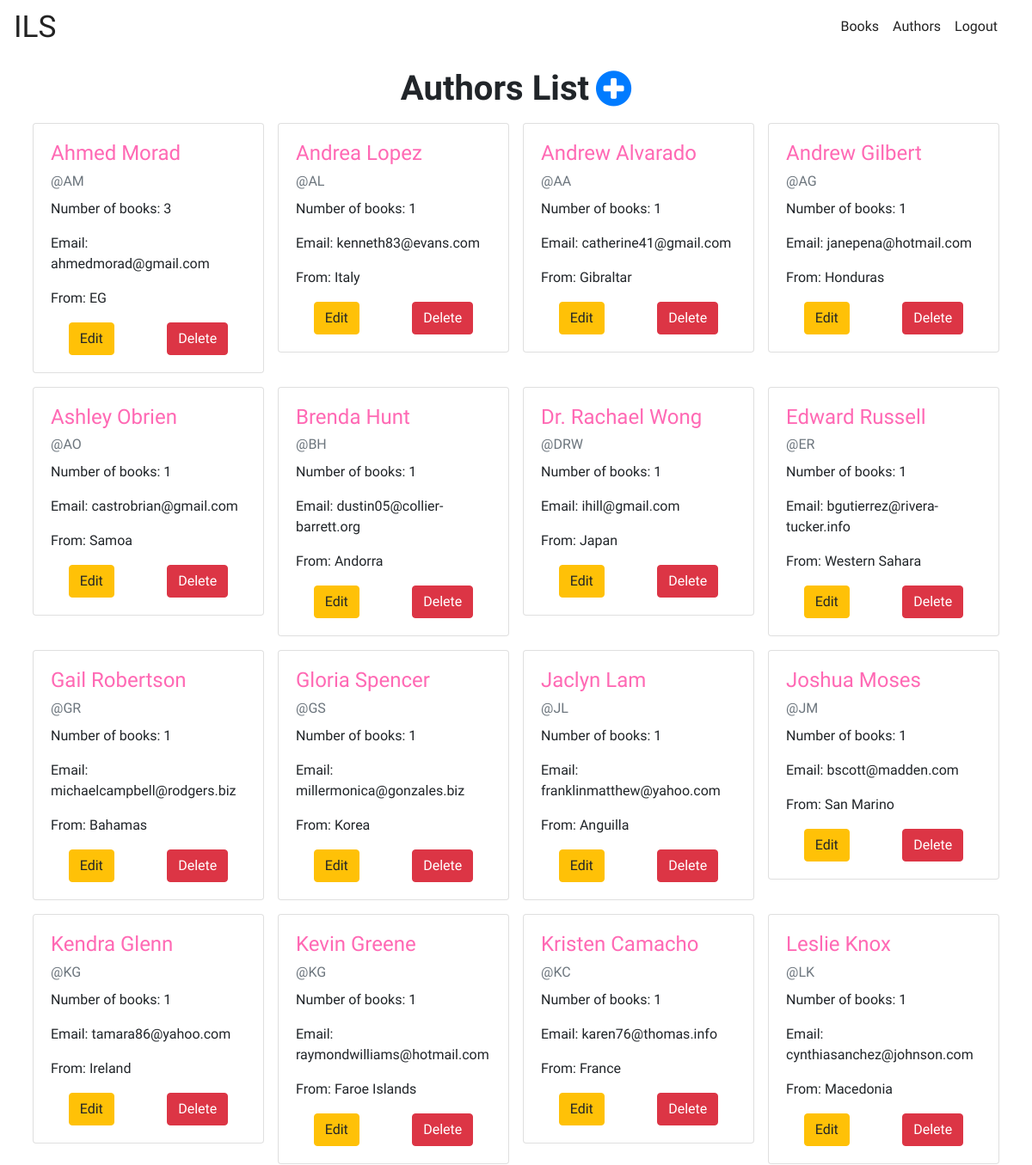
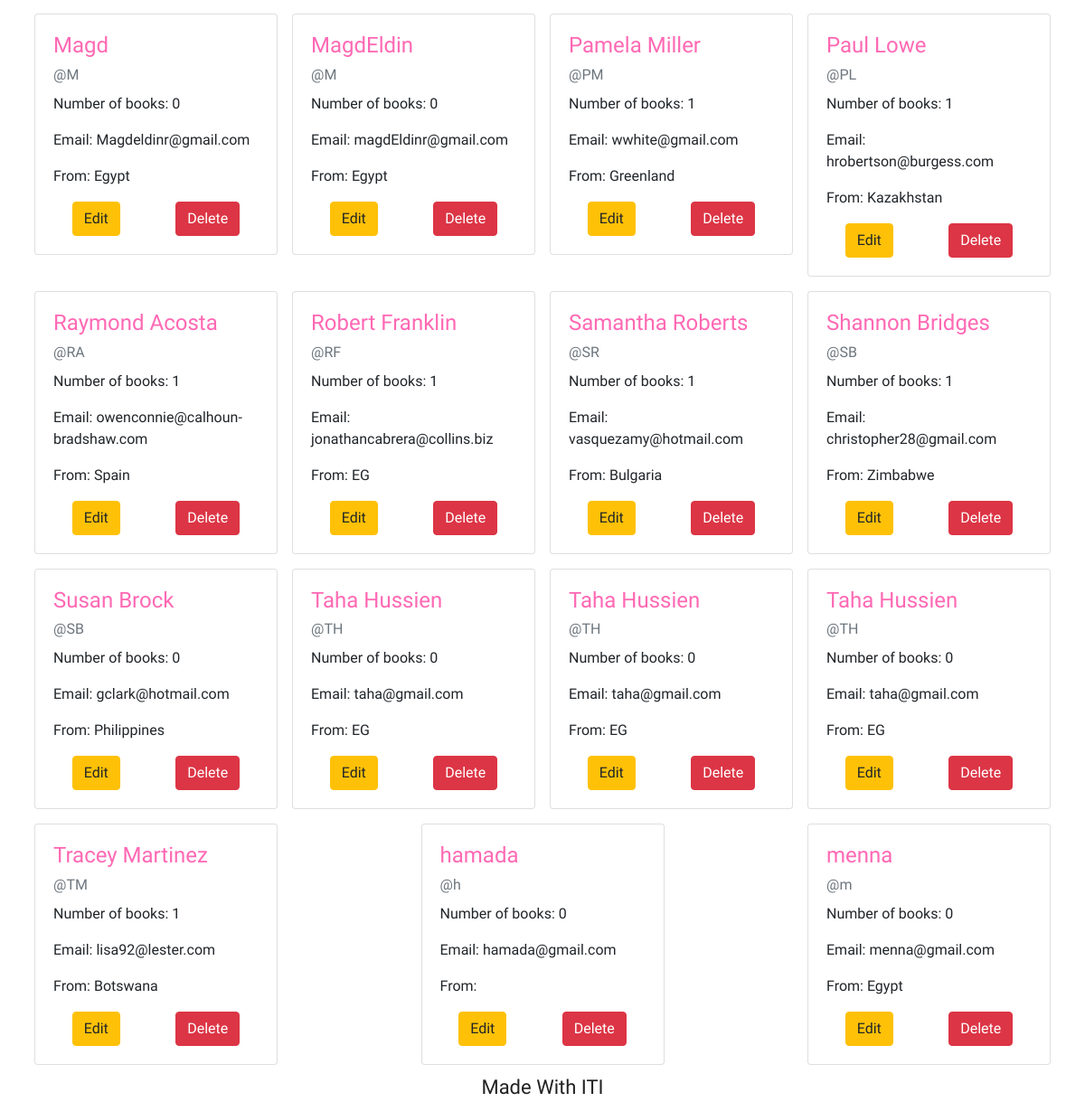
Page /author/author_list (signed in) on the committed database (2 pictures, top to bottom).
### Author/models.py (models this page shows, shortened)
class Author(models.Model):
    name = models.CharField(max_length=128)
    email = models.CharField(max_length=128)
    nationallity = CountryField()

### Author/views.py (the view)
# urls.py: path('author_list', views.AuthorListView.as_view(), name='author_list'),
class AuthorListView(generic.ListView):
    model = Author
    template_name = 'Author/author_list.html'
    def get_context_data(self, **kwargs):
        context = super().get_context_data(**kwargs)
        authors = Author.objects.all().order_by('name')
        tags = []
        for a in authors:
            name_list = a.name.split()
            tag = ""
            for word in name_list:
                tag += word[0]
            tags.append(tag)
        context["tags"] = tags
        return context
    queryset = Author.objects.all().order_by('name')

### Author/templatetags/get_by_index.py (called while the page is built)
@register.filter
def get_by_index(list, index):
    return list[index]

### Author/templates/Author/author_list.html
{% extends 'base.html' %}
{% load static %}
{% load get_by_index %}
{% block extraheading %}
    <link rel="stylesheet" href=" {% static 'css/author.css' %}">
{% endblock extraheading %}
{% block content %}
    <div class="d-flex justify-content-around">
        <div class="row">
            <h1 style="font-weight: bold;" class="yeseva mr-2 ">Authors List</h1>
            {% if perms.Author.add_author %}
                <a href="{% url 'author:author_add' %}"><i class="fa fa-3x fa-plus-circle" aria-hidden="true"></i></a>
            {% endif %}
        </div>
    </div>
    <div class="row d-flex justify-content-between">
        {% for a in author_list %}
            <div class="col-md-3 col-12 p-2">
                <div class="card">
                    <div class="card-body">
                        <a href="{% url 'author:author_details' pk=a.pk %}" class="authorLink"><h4 class="card-title">{{ a.name }}</h4></a>
                        <p class="card-subtitle mb-2 text-muted">@{{ tags|get_by_index:forloop.counter0 }}</p>
                        <p class="card-text">Number of books: {{ a.author_books.count }}</p>
                        <p class="card-text">Email: {{ a.email }}</p>
                        <p class="card-text">From: {{ a.nationallity }}</p>
                        <div class="d-flex justify-content-around">
                            {% if perms.Author.change_author %}
                                <a href="{% url 'author:author_edit' pk=a.pk %}" class="card-link btn btn-warning">Edit</a>
                            {% endif %}
                            {% if perms.Author.delete_author %}
                                <a href="{% url 'author:author_delete' pk=a.pk %}" class="card-link btn btn-danger">Delete</a>
                            {% endif %}
                        </div>
                    </div>
                </div>
            </div>
        {% endfor %}
    </div>
{% endblock content %}

### static/css/base.css (style rules this page uses)
html,body { width: 100%; height: 100%; font-family: 'Sedgwick Ave', cursive; }

### Author/static/css/author.css (style rules this page uses)
.yeseva { font-family: 'Yeseva One', cursive; }
.authorLink { color: hotpink; }

### rows in the picture
Author: name "Ahmed Morad", counter0 "AM", author_books.count "3", email "ahmedmorad@gmail.com", nationallity "EG"
Author: name "Andrea Lopez", counter0 "AL", author_books.count "1", email "kenneth83@evans.com", nationallity "Italy"
Author: name "Andrew Alvarado", counter0 "AA", author_books.count "1", email "catherine41@gmail.com", nationallity "Gibraltar"
Author: name "Andrew Gilbert", counter0 "AG", author_books.count "1", email "janepena@hotmail.com", nationallity "Honduras"
Author: name "Ashley Obrien", counter0 "AO", author_books.count "1", email "castrobrian@gmail.com", nationallity "Samoa"
Author: name "Brenda Hunt", counter0 "BH", author_books.count "1", email "dustin05@collier-barrett.org", nationallity "Andorra"
Author: name "Dr. Rachael Wong", counter0 "DRW", author_books.count "1", email "ihill@gmail.com", nationallity "Japan"
Author: name "Edward Russell", counter0 "ER", author_books.count "1", email "bgutierrez@rivera-tucker.info", nationallity "Western Sahara"
Author: name "Gail Robertson", counter0 "GR", author_books.count "1", email "michaelcampbell@rodgers.biz", nationallity "Bahamas"
Author: name "Gloria Spencer", counter0 "GS", author_books.count "1", email "millermonica@gonzales.biz", nationallity "Korea"
Author: name "Jaclyn Lam", counter0 "JL", author_books.count "1", email "franklinmatthew@yahoo.com", nationallity "Anguilla"
Author: name "Joshua Moses", counter0 "JM", author_books.count "1", email "bscott@madden.com", nationallity "San Marino"
Author: name "Kendra Glenn", counter0 "KG", author_books.count "1", email "tamara86@yahoo.com", nationallity "Ireland"
Author: name "Kevin Greene", counter0 "KG", author_books.count "1", email "raymondwilliams@hotmail.com", nationallity "Faroe Islands"
Author: name "Kristen Camacho", counter0 "KC", author_books.count "1", email "karen76@thomas.info", nationallity "France"
Author: name "Leslie Knox", counter0 "LK", author_books.count "1", email "cynthiasanchez@johnson.com", nationallity "Macedonia"
Author: name "Magd", counter0 "M", author_books.count "0", email "Magdeldinr@gmail.com", nationallity "Egypt"
Author: name "MagdEldin", counter0 "M", author_books.count "0", email "magdEldinr@gmail.com", nationallity "Egypt"
Author: name "Pamela Miller", counter0 "PM", author_books.count "1", email "wwhite@gmail.com", nationallity "Greenland"
Author: name "Paul Lowe", counter0 "PL", author_books.count "1", email "hrobertson@burgess.com", nationallity "Kazakhstan"
Author: name "Raymond Acosta", counter0 "RA", author_books.count "1", email "owenconnie@calhoun-bradshaw.com", nationallity "Spain"
Author: name "Robert Franklin", counter0 "RF", author_books.count "1", email "jonathancabrera@collins.biz", nationallity "EG"
Author: name "Samantha Roberts", counter0 "SR", author_books.count "1", email "vasquezamy@hotmail.com", nationallity "Bulgaria"
Author: name "Shannon Bridges", counter0 "SB", author_books.count "1", email "christopher28@gmail.com", nationallity "Zimbabwe"
Author: name "Susan Brock", counter0 "SB", author_books.count "0", email "gclark@hotmail.com", nationallity "Philippines"
Author: name "Taha Hussien", counter0 "TH", author_books.count "0", email "taha@gmail.com", nationallity "EG"
Author: name "Taha Hussien", counter0 "TH", author_books.count "0", email "taha@gmail.com", nationallity "EG"
Author: name "Taha Hussien", counter0 "TH", author_books.count "0", email "taha@gmail.com", nationallity "EG"
Author: name "Tracey Martinez", counter0 "TM", author_books.count "1", email "lisa92@lester.com", nationallity "Botswana"
Author: name "hamada", counter0 "h", author_books.count "0", email "hamada@gmail.com"
Author: name "menna", counter0 "m", author_books.count "0", email "menna@gmail.com", nationallity "Egypt"
